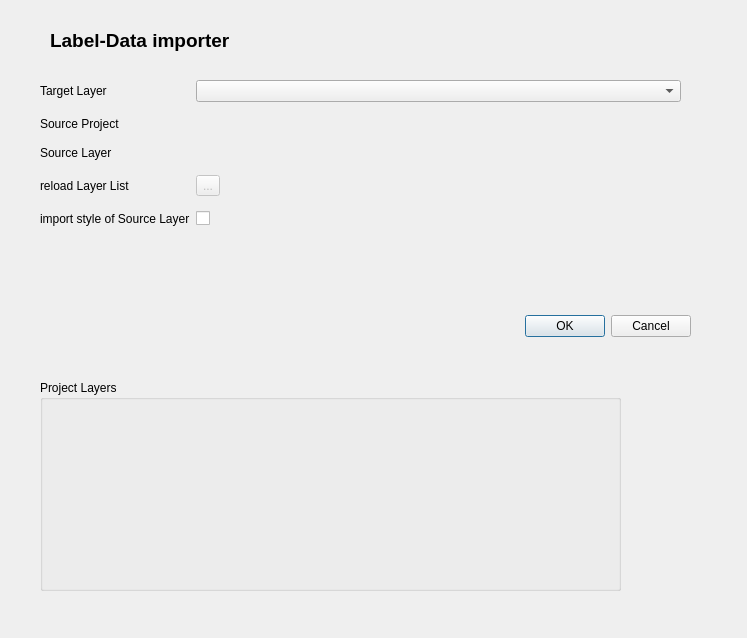
<?xml version="1.0" encoding="UTF-8"?>
<ui version="4.0">
 <class>DataDefinedLabelImporterDialogBase</class>
 <widget class="QDialog" name="DataDefinedLabelImporterDialogBase">
  <property name="geometry">
   <rect>
    <x>0</x>
    <y>0</y>
    <width>747</width>
    <height>638</height>
   </rect>
  </property>
  <property name="windowTitle">
   <string>Auxiliary Labeldata Importer</string>
  </property>
  <widget class="QDialogButtonBox" name="button_box">
   <property name="geometry">
    <rect>
     <x>350</x>
     <y>310</y>
     <width>341</width>
     <height>32</height>
    </rect>
   </property>
   <property name="orientation">
    <enum>Qt::Horizontal</enum>
   </property>
   <property name="standardButtons">
    <set>QDialogButtonBox::Cancel|QDialogButtonBox::Ok</set>
   </property>
  </widget>
  <widget class="QWidget" name="formLayoutWidget">
   <property name="geometry">
    <rect>
     <x>40</x>
     <y>80</y>
     <width>641</width>
     <height>211</height>
    </rect>
   </property>
   <layout class="QFormLayout" name="formLayout">
    <property name="verticalSpacing">
     <number>15</number>
    </property>
    <item row="0" column="0">
     <widget class="QLabel" name="label_2">
      <property name="text">
       <string>Target Layer</string>
      </property>
     </widget>
    </item>
    <item row="0" column="1">
     <widget class="QgsMapLayerComboBox" name="mMapLayerComboBox"/>
    </item>
    <item row="1" column="0">
     <widget class="QLabel" name="label_4">
      <property name="text">
       <string>Source Project</string>
      </property>
     </widget>
    </item>
    <item row="1" column="1">
     <widget class="QgsFileWidget" name="projectFile"/>
    </item>
    <item row="2" column="0">
     <widget class="QLabel" name="label">
      <property name="text">
       <string>Source Layer</string>
      </property>
     </widget>
    </item>
    <item row="3" column="0">
     <widget class="QLabel" name="label_3">
      <property name="text">
       <string>reload Layer List</string>
      </property>
     </widget>
    </item>
    <item row="3" column="1">
     <widget class="QToolButton" name="refreshButton">
      <property name="enabled">
       <bool>false</bool>
      </property>
      <property name="contextMenuPolicy">
       <enum>Qt::CustomContextMenu</enum>
      </property>
      <property name="toolTip">
       <string>Refresh Layer List</string>
      </property>
      <property name="text">
       <string>...</string>
      </property>
      <property name="icon">
       <iconset>
        <normaloff>../qfieldsync/resources/refresh.svg</normaloff>../qfieldsync/resources/refresh.svg</iconset>
      </property>
     </widget>
    </item>
    <item row="4" column="0">
     <widget class="QLabel" name="label_5">
      <property name="text">
       <string>import style of Source Layer</string>
      </property>
     </widget>
    </item>
    <item row="4" column="1">
     <widget class="QCheckBox" name="checkBox">
      <property name="text">
       <string/>
      </property>
     </widget>
    </item>
   </layout>
  </widget>
  <widget class="QLabel" name="label_6">
   <property name="geometry">
    <rect>
     <x>50</x>
     <y>20</y>
     <width>321</width>
     <height>41</height>
    </rect>
   </property>
   <property name="font">
    <font>
     <pointsize>14</pointsize>
     <weight>75</weight>
     <bold>true</bold>
    </font>
   </property>
   <property name="text">
    <string>Label-Data importer</string>
   </property>
  </widget>
  <widget class="QgsCollapsibleGroupBox" name="advancedOptionsGroupBox">
   <property name="geometry">
    <rect>
     <x>40</x>
     <y>380</y>
     <width>581</width>
     <height>211</height>
    </rect>
   </property>
   <property name="title">
    <string>Project Layers</string>
   </property>
   <layout class="QVBoxLayout" name="verticalLayout_5"/>
  </widget>
 </widget>
 <customwidgets>
  <customwidget>
   <class>QgsCollapsibleGroupBox</class>
   <extends>QGroupBox</extends>
   <header>qgscollapsiblegroupbox.h</header>
   <container>1</container>
  </customwidget>
  <customwidget>
   <class>QgsFileWidget</class>
   <extends>QWidget</extends>
   <header>qgsfilewidget.h</header>
  </customwidget>
  <customwidget>
   <class>QgsMapLayerComboBox</class>
   <extends>QComboBox</extends>
   <header>qgsmaplayercombobox.h</header>
  </customwidget>
 </customwidgets>
 <resources/>
 <connections>
  <connection>
   <sender>button_box</sender>
   <signal>accepted()</signal>
   <receiver>DataDefinedLabelImporterDialogBase</receiver>
   <slot>accept()</slot>
   <hints>
    <hint type="sourcelabel">
     <x>20</x>
     <y>20</y>
    </hint>
    <hint type="destinationlabel">
     <x>20</x>
     <y>20</y>
    </hint>
   </hints>
  </connection>
  <connection>
   <sender>button_box</sender>
   <signal>rejected()</signal>
   <receiver>DataDefinedLabelImporterDialogBase</receiver>
   <slot>reject()</slot>
   <hints>
    <hint type="sourcelabel">
     <x>20</x>
     <y>20</y>
    </hint>
    <hint type="destinationlabel">
     <x>20</x>
     <y>20</y>
    </hint>
   </hints>
  </connection>
 </connections>
</ui>
